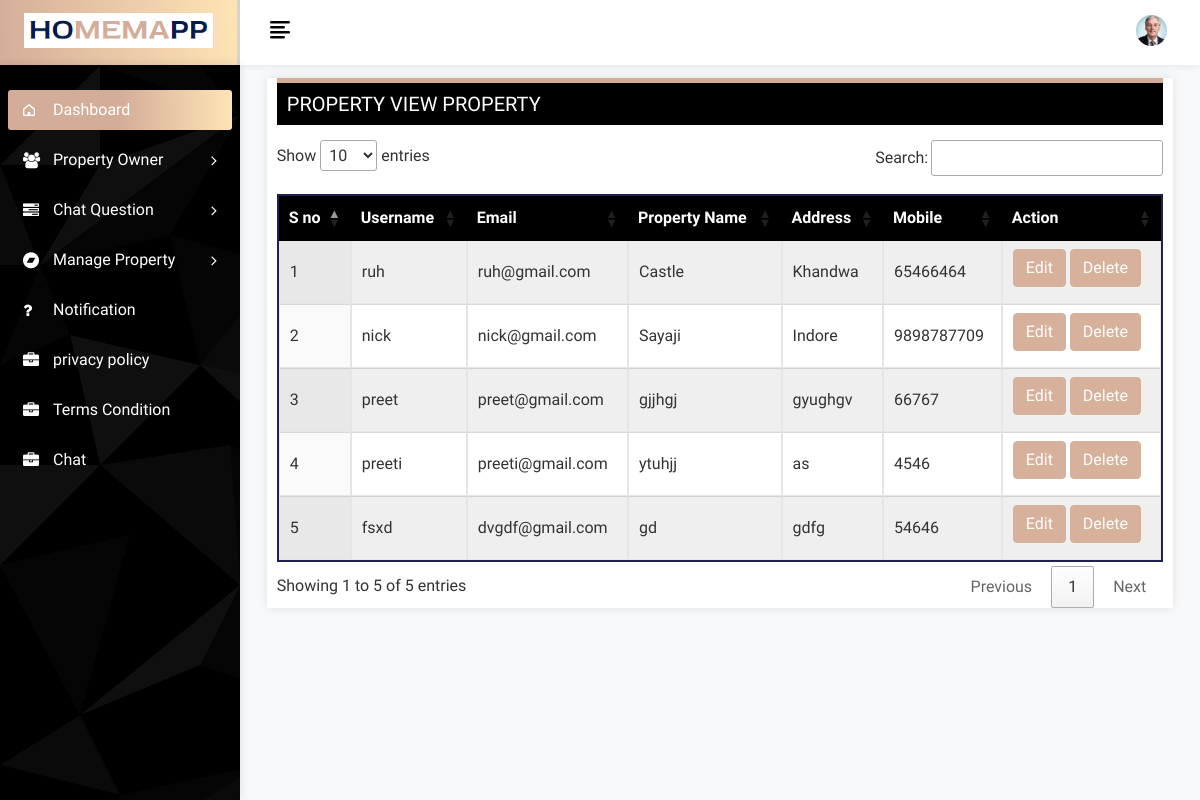
The app's page /View_property_owner (signed in), older data.
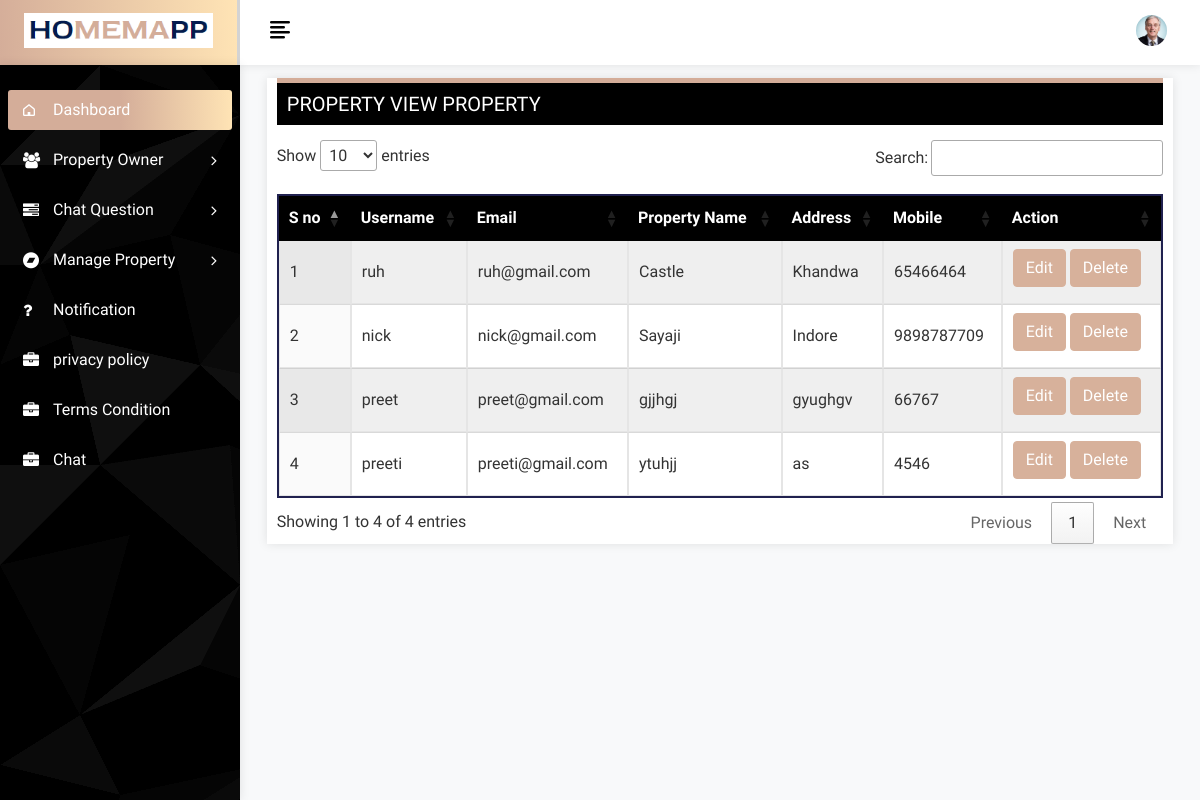
The same page, newer data.
### app/models.py (models this page shows, shortened)
class PropertyOwner(models.Model):
    user = models.ForeignKey(User, on_delete=models.CASCADE)
    property_name = models.CharField(max_length=120)
    address = models.TextField()
    mobile = models.CharField(max_length=12 )

class User(AbstractBaseUser, PermissionsMixin):
    email = models.EmailField(unique=True, verbose_name='Email Address')
    username = models.CharField(max_length=256)
    is_active = models.BooleanField(default=True)
    is_staff = models.BooleanField(default=False)
    is_admin = models.BooleanField(default=False)
    is_superuser = models.BooleanField(default=False)
    SUPERADMIN = '1'
    USER = '2'
    Web_USER = '3'
    User_type=(
        ('Superadmin','SUPERADMIN'),
        ('User','USER'),
        ('Web_user','Web_USER'),
    )
    user_type_data = ((SUPERADMIN, "Superadmin"), (USER,"User"),(Web_USER,"Web_user"))
    user_type = models.CharField( choices=user_type_data, max_length=10,default='Superadmin')
    USERNAME_FIELD = 'email'
    REQUIRED_FIELDS = [ 'username']
    objects = UserManager()
    class Meta:
        db_table = 'user_profile'

### app/views.py (the view)
# urls.py: path('View_property_owner',views.view_property_owner,name='View_property_owner'),
@login_required(login_url='login')
def view_property_owner(request):
    property_owners = PropertyOwner.objects.all()
    return render(request, 'Pro_view__Property.html', {'property_owners': property_owners})

### templates/Pro_view__Property.html (shortened to what this page needs)
{% extends 'base.html'%}
{% block content %}
            <div class="page-wrapper">
                <div class="content container-fluid">
					<div class="page-header">
						<div class="row">
							<div class="col-sm-12">
								<div class="card full-header">
									<div class="users">
										<h3 class="page-title">Property View Property </h3>
									</div>
									<div class="user-box">
								<div class="datatables">
                                    <table id="example" class="display" style="width:100%;    border: 2px solid #20214f;">
                                        <thead>
                                            <tr>
                                                <th>S no</th>
                                                <th>Username</th>
                                                <th>Email</th>
                                                 <th>Property Name</th>
												 <th>Address</th>
                                                <th>Mobile</th>
                                                 <th>Action</th>
                                            </tr>
                                        </thead>
                                        <tbody>
                                            <tr class="even">
												{% for owner in property_owners %}
                                                <td>{{forloop.counter}}</td>
                                                <td>{{owner.user.username}}</td>
                                                <td>{{owner.user.email}}</td>
                                                <td>{{owner.property_name}}</td>
                                                <td>{{owner.address}}</td>
                                                <td>{{owner.mobile}}</td>
                                                <td>
												  <a class="edit-btn" href="{% url 'edit_property_owner' id=owner.id %}">
													<button class="btn btn-primary">Edit</button>
												</a>
												<a class="delete-btn" href="{% url 'delete_property_owner' id=owner.id %}">
													<button class="btn btn-primary delete-btn">Delete</button>
												</a>
												<br>
												</td>
                                            </tr>
                                             {% endfor %}
                                        </tbody>
                                        </table>
                                   </div>
									</div>
								</div>
							</div>
						</div>
					</div>
				</div>
			</div>
{% endblock%}

Row changes from the older to the newer data that the page shows:
removed PropertyOwner: user.username "fsxd", user.email "dvgdf@gmail.com", property_name "gd", address "gdfg", mobile "54646"
Text that changed along with them:
text written by a page script: "Show entries Search: Showing 1 to 5 of 5 entries Previous 1 Next" → "Show entries Search: Showing 1 to 4 of 4 entries Previous 1 Next"
